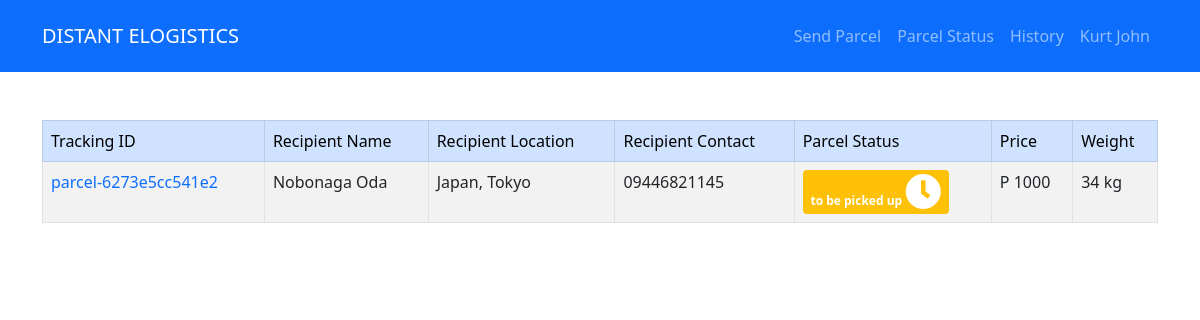
Screenshot of /user-views/parcel-status.php (signed in) with the database file from the repository.
### tables this page shows
CREATE TABLE `parcels` (
  `id` int(11) NOT NULL,
  `fullname` varchar(255) NOT NULL,
  `address` varchar(255) NOT NULL,
  `contact` varchar(255) NOT NULL,
  `sender_id` int(11) NOT NULL,
  `status` varchar(255) NOT NULL DEFAULT 'to be approved',
  `pick_up` date DEFAULT NULL,
  `driver` varchar(255) DEFAULT NULL,
  `est` date DEFAULT NULL,
  `weight` varchar(255) DEFAULT NULL,
  `rate` varchar(255) DEFAULT NULL,
  `tracking_id` varchar(255) DEFAULT NULL,
  `parcel_location` varchar(255) NOT NULL DEFAULT 'not-defined'
);

### functions/functions.php (called while the page is built, shortened)
<?php
function show_data($table_name, $pk, $id)
{
    $conn = connect();
    $sql = "SELECT * FROM $table_name WHERE $pk = '$id'";
    $result = $conn->query($sql);
    if ($result == TRUE) {
        return $result->fetch_assoc();
    }
}
function show_data_multiple($table_name, $pk, $id)
{
    $conn = connect();
    $sql = "SELECT * FROM $table_name WHERE $pk = '$id'";
    $result = $conn->query($sql);
    if ($result->num_rows > 0) {
        $rows = array();
        while ($row  = $result->fetch_assoc()) {
            $rows[] = $row;
        }
        return $rows;
    } else {
        return FALSE;
    }
}
?>

### user-views/parcel-status.php (the view, shortened to what this page needs)
<?php include '../html/header.html';
include '../functions/functions.php';
$data = show_data('parcels', 'sender_id', $_SESSION['id']);
?>
<?php include 'navbar.php' ?>
<main class="py-5">
    <div class="container">
        <table class="table table-bordered table-striped">
            <thead class="table-primary">
                <td>Tracking ID</td>
                <td>Recipient Name</td>
                <td>Recipient Location</td>
                <td>Recipient Contact</td>
                <td>Parcel Status</td>
                <td>Price</td>
                <td>Weight</td>
            </thead>
            <tbody>
                <?php if (!empty(show_data_multiple('parcels', 'sender_id', $_SESSION['id']))) : ?>
                    <?php foreach (show_data_multiple('parcels', 'sender_id', $_SESSION['id']) as $row) : ?>
                        <tr>
                            <td>
                                <a class="text-decoration-none" data-bs-toggle="modal" data-bs-target="#<?php echo $row['tracking_id'] ?>">
                                    <?php echo $row['tracking_id'] ?>
                                </a>
                            </td>
                            <td> <?php echo $row['fullname'] ?></td>
                            <td> <?php echo $row['address'] ?></td>
                            <td> <?php echo $row['contact'] ?></td>
                            <?php if ($row['status'] == 'to be picked up') : ?>
                                <td> <span class="badge bg-warning"><?php echo $row['status'] ?> <i class="fas fa-clock fa-3x"></i> </span></td>
                            <?php elseif ($row['status'] == 'on the way') : ?>
                                <td> <span class="badge bg-danger"><?php echo $row['status'] ?><i class="fas fa-map-marked-alt fa-3x"></i> </i> </span></td>
                            <?php elseif ($row['status'] == 'delivered') : ?>
                                <td> <span class="badge bg-success"><?php echo $row['status'] ?> <i class="fas fa-check-circle fa-3x"></i> </span></td>
                            <?php elseif ($row['status'] == 'to be approved') : ?>
                                <td> <span class="badge bg-info"><?php echo $row['status'] ?> <i class="fas fa-check-circle fa-3x"></i> </span></td>
                            <?php endif; ?>
                            <td>P <?php echo $row['rate'] ?></td>
                            <td><?php echo $row['weight'] ?> kg</td>
                        </tr>
                    <?php endforeach ?>
                <?php endif; ?>
            </tbody>
        </table>
    </div>
</main>

### rows the page displays
parcels: tracking "parcel-6273e5cc541e2", fullname "Nobonaga Oda", address "Japan, Tokyo", contact "09446821145", status "to be picked up", rate "1000", weight "34"

### other values shown
$app_name "DISTANT ELOGISTICS"
$_SESSION['fullname'] "Kurt John"
